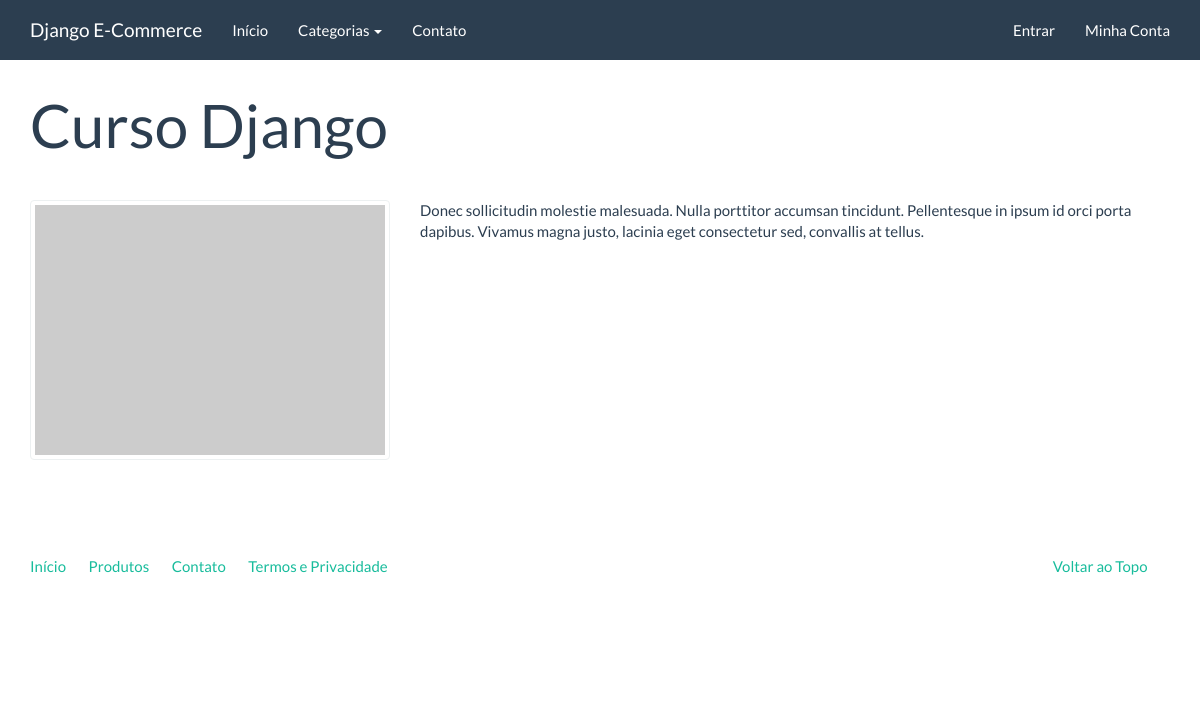
Screenshot of /catalogo/produtos/cursodjango/ with the database file from the repository.
### catalog/models.py (models this page shows, shortened)
class Product(models.Model):
    name = models.CharField('Nome', max_length=100)
    slug = models.SlugField('Identificador', max_length=100)
    category = models.ForeignKey('catalog.Category', verbose_name='Categoria')
    description = models.TextField('Descrição', blank=True)
    price = models.DecimalField('Preço', decimal_places=2, max_digits=8)
    created = models.DateTimeField('Criado em', auto_now_add=True)
    modified = models.DateTimeField('Modificado em', auto_now=True)
    class Meta:
        verbose_name = 'Produto'
        verbose_name_plural = 'Produtos'
        ordering = ['name']
    def __str__(self):
        return self.name

### catalog/views.py (the view)
# urls.py: url(r'^produtos/(?P<slug>[\w_-]+)/$', product, name='product')
def product(request, slug):
    return render(request, 'catalog/product.html', {
        'product': Product.objects.get(slug=slug)
    })

### catalog/context_processor.py (called while the page is built)
def categories(request):
    return {
        'categories': Category.objects.all()
    }

### catalog/models.py (called while the page is built)
    def __str__(self):
        return self.name

    def get_absolute_url(self):
        return reverse('catalog:category', kwargs={'slug': self.slug})

### catalog/templates/catalog/product.html (shortened to what this page needs)
{% extends 'base.html' %}
{% block container %}
    <div class="page-header">
		  <h1>{{ product }}</h1>
		</div>
		<div class="row">
		  <div class="col-sm-4">
			  <a href="#" class="thumbnail">
				  <img src="http://placehold.it/350x250" alt="" />
			  </a>
		  </div>
		  <div class="col-sm-8">
			  <dl>
				<dd>{{ product.description|linebreaks }}</dd>
			  </dl>
		  </div>
		</div>
{% endblock %}

### rows the page displays
Product: name "Curso Django", description "Donec sollicitudin molestie malesuada. Nulla porttitor accumsan tincidunt. Pellentesque in ipsum id orci porta dapibus. Vivamus magna justo, lacinia eget consectetur sed, convallis at tellus."
